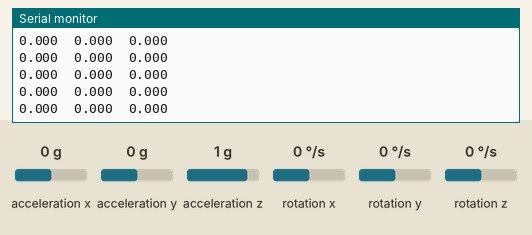
Simulated run of this sketch. Board: Arduino Uno, built with avr-gcc and run on an emulated ATmega328P. Shown: the last lines printed to the serial monitor. Wiring (inferred from the names in the program): MPU-6050 motion sensor at I2C address 0x68. The inputs (shaded band) are chosen by the test bench; at power-on: rotation x 0 °/s, rotation y 0 °/s, rotation z 0 °/s, acceleration x 0 g, acceleration y 0 g, acceleration z 1 g.

Above: at 4.0 s.
4.1 s: rotation x set to -192 °/s
At 4.9 s:
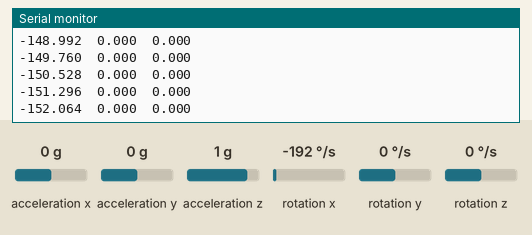
5.6 s: rotation y set to -192 °/s
At 6.3 s:
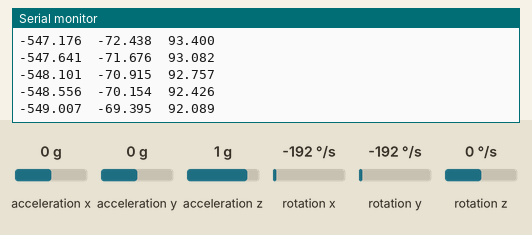
7.1 s: rotation z set to -192 °/s
At 7.6 s:
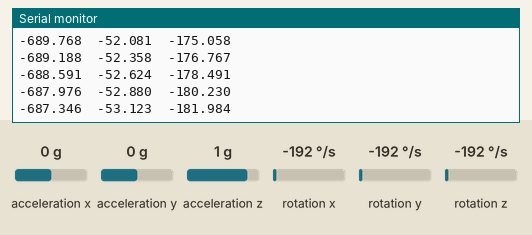
Timing chart, 0 to 10.1 s (numbered marks = the images above; inputs shaded):
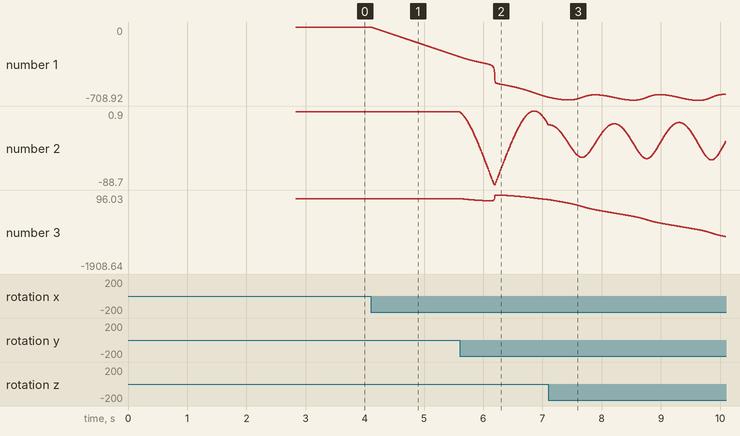

Measured:
- after the input at 4.1 s, the serial monitor: prints a new line at once (image 1)
- plotted number 1: 0 → -284.93 after the input at 4.1 s

The sketch:

4_gyro_angle.ino
```cpp
#include<Wire.h>
const int MPU_addr=0x68;
float AcX,AcY,AcZ,Tmp,GyX,GyY,GyZ;
float SampleFrequency = 250, dt = 1/SampleFrequency, loop_timer = 1000000*dt, t;
float GyXOff, GyYOff, GyZOff;
float gyro_sensitivity=65.5;
float p, q, r;
float phi_d_gyro, th_d_gyro, psi_d_gyro;
float phi_gyro, th_gyro, psi_gyro;

void setup(){
  Serial.begin(115200);
  Wire.begin();
  TWBR = 12;
  setup_mpu_6050_registers();
  calc_gyro_offset();
  t=micros();
}

void loop(){
  read_mpu_6050_data();
  gyro_angle_calc();
  print_angles();

  while(micros()-t < loop_timer){}
  t=micros();
}

void setup_mpu_6050_registers(){
  //Activate the MPU-6050
  Wire.beginTransmission(MPU_addr);                                    //Start communicating with the MPU-6050
  Wire.write(0x6B);                                                    //Send the requested starting register
  Wire.write(0x00);                                                    //Set the requested starting register
  Wire.endTransmission(true);                                          //End the transmission
  //Configure the accelerometer (+/-8g)
  Wire.beginTransmission(MPU_addr);                                    //Start communicating with the MPU-6050
  Wire.write(0x1C);                                                    //Send the requested starting register
  Wire.write(0x10);                                                    //Set the requested starting register
  Wire.endTransmission(true);                                          //End the transmission
  //Configure the gyro (500dps full scale)
  Wire.beginTransmission(MPU_addr);                                    //Start communicating with the MPU-6050
  Wire.write(0x1B);                                                    //Send the requested starting register
  Wire.write(0x08);                                                    //Set the requested starting register
  Wire.endTransmission(true);                                          //End the transmission
  //low pass filter
  Wire.beginTransmission(MPU_addr);                                    //Start communicating with the MPU-6050
  Wire.write(0x1A);                                                    //Send the requested starting register
  Wire.write(0x03);                                                    //Set the requested starting register
  Wire.endTransmission(true);
}

void read_mpu_6050_data(){
  Wire.beginTransmission(MPU_addr);
  Wire.write(0x3B);  // starting with register 0x3B (ACCEL_XOUT_H)
  Wire.endTransmission(false);
  Wire.requestFrom(MPU_addr,14,true);  // request a total of 14 registers
  while(Wire.available() < 14);
  AcX=Wire.read()<<8|Wire.read();  // 0x3B (ACCEL_XOUT_H) & 0x3C (ACCEL_XOUT_L)
  AcY=Wire.read()<<8|Wire.read();  // 0x3D (ACCEL_YOUT_H) & 0x3E (ACCEL_YOUT_L)
  AcZ=Wire.read()<<8|Wire.read();  // 0x3F (ACCEL_ZOUT_H) & 0x40 (ACCEL_ZOUT_L)
  Tmp=Wire.read()<<8|Wire.read();  // 0x41 (TEMP_OUT_H) & 0x42 (TEMP_OUT_L)
  GyX=Wire.read()<<8|Wire.read();  // 0x43 (GYRO_XOUT_H) & 0x44 (GYRO_XOUT_L)
  GyY=Wire.read()<<8|Wire.read();  // 0x45 (GYRO_YOUT_H) & 0x46 (GYRO_YOUT_L)
  GyZ=Wire.read()<<8|Wire.read();  // 0x47 (GYRO_ZOUT_H) & 0x48 (GYRO_ZOUT_L)
}

void calc_gyro_offset(){
  float n=500;
  Serial.println("");
  Serial.println("Calliberating Gyroscope !");
  for(int i=0;i<n;i++){
    if(i % 100 == 0){
      Serial.print("- ");
    }
    read_mpu_6050_data();
    GyXOff=GyXOff+GyX;
    GyYOff=GyYOff+GyY;
    GyZOff=GyZOff+GyZ;
    delay(5);
  }
  GyXOff=GyXOff/n;
  GyYOff=GyYOff/n;
  GyZOff=GyZOff/n;
  Serial.println("");
  Serial.println("Gyro Caliberation Complete!!");
  Serial.println("Offsets are:");
  Serial.print("GyXOff = "); Serial.println(GyXOff);
  Serial.print("GyYOff = "); Serial.println(GyYOff);
  Serial.print("GyZOff = "); Serial.println(GyZOff);
  Serial.print("\n");
}

void gyro_angle_calc(){
  GyX -= GyXOff;
  GyY -= GyYOff;
  GyZ -= GyZOff;
  p = GyX/gyro_sensitivity;
  q = GyY/gyro_sensitivity;
  r = GyZ/gyro_sensitivity;

  p = p*PI/180;
  q = q*PI/180;
  r = r*PI/180;

  phi_d_gyro =  p + (q*sin(phi_gyro) + r*cos(phi_gyro))*tan(th_gyro);
  th_d_gyro  =  q*cos(phi_gyro) - r*sin(phi_gyro);
  psi_d_gyro = (q*sin(phi_gyro) + r*cos(phi_gyro))/cos(th_gyro);

  phi_gyro = phi_gyro + phi_d_gyro*dt;
  th_gyro  = th_gyro  + th_d_gyro*dt;
  psi_gyro = psi_gyro + psi_d_gyro*dt;
}

void print_angles(){
  Serial.print(phi_gyro*180/PI,3); Serial.print("\t");
  Serial.print(th_gyro*180/PI,3); Serial.print("\t");
  Serial.println(psi_gyro*180/PI,3);
}
```
